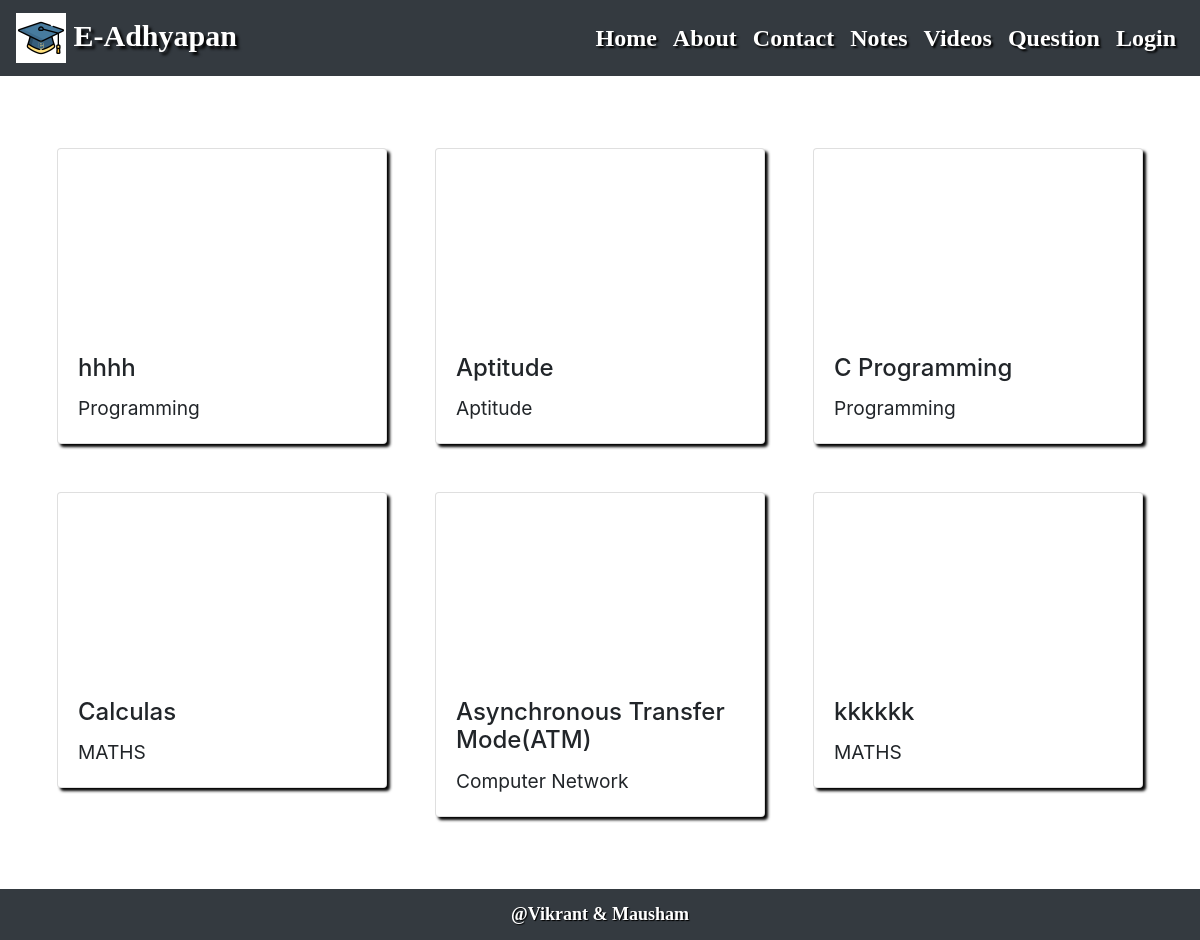
Screenshot of /learn/home/ with the database file from the repository.
### learn/models.py (models this page shows)
class MyVideo(models.Model):
    title = models.CharField(max_length = 100)
    topic = models.ForeignKey(to=Topic, on_delete=CASCADE, null=True, blank=True)
    cr_date = models.DateTimeField(auto_now_add=True)
    description = models.TextField()
    uploaded_by = models.ForeignKey(to=User, on_delete=CASCADE, null=True, blank=True)
    video = models.FileField(upload_to ="video//" ,null=True, blank=True)
    youtube_link = models.CharField(max_length=200 ,null=True, blank=True)

class Topic(models.Model):
    name = models.CharField(max_length = 100)
    def __str__(self):
        return self.name

### learn/views.py (the view)
# urls.py: path('home/', views.HomeView.as_view()),
class HomeView(TemplateView):
    template_name = "learn/home.html"
    def get_context_data(self, **kwargs):
        context = TemplateView.get_context_data(self, **kwargs)
        context["videos"] = MyVideo.objects.all().order_by('-id')[:6];
        return context;

### learn/templates/learn/home.html (shortened to what this page needs)
{% extends 'base.html' %}
{% block content %}
<div>
<div class="row p-5">
	{% for v1 in videos %}
	<div class="col-sm-4 p-4">
	<div class="card">
	{% if v1.video %}
		<video class="card-img-top p-1"  controls class="w-100">
		  <source src="/media/{{v1.video}}" type="video/mp4">
		</video>
		{% else %}
		<div  class="embed-responsive embed-responsive-16by9">
			<iframe class="embed-responsive-item" src="https://www.youtube.com/embed/{{v1.youtube_link}}" frameborder="0" allow="accelerometer; autoplay; encrypted-media; gyroscope; picture-in-picture" allowfullscreen></iframe>
		</div>
		{% endif %}
    <div class="card-body">
        <h4 class="card-title">{{v1.title}}</h4>
        <p class="card-text">{{v1.topic}}</p>
    </div>
	</div>
	</div>
	{% endfor %}
</div>
</div>
{% endblock %}

### learn/static/style.css (style rules this page uses)
body { background-image: url("/static/images/bg3.jpg"); }
body { font-size: 1.2em; }
.card { box-shadow: 3px 3px 3px black; transition: 1s; }

### rows the page displays
MyVideo: title "hhhh", topic "Programming"
MyVideo: title "Aptitude", topic "Aptitude"
MyVideo: title "C Programming", topic "Programming"
MyVideo: title "Calculas", topic "MATHS"
MyVideo: title "Asynchronous Transfer Mode(ATM)", topic "Computer Network"
MyVideo: title "kkkkkk", topic "MATHS"
